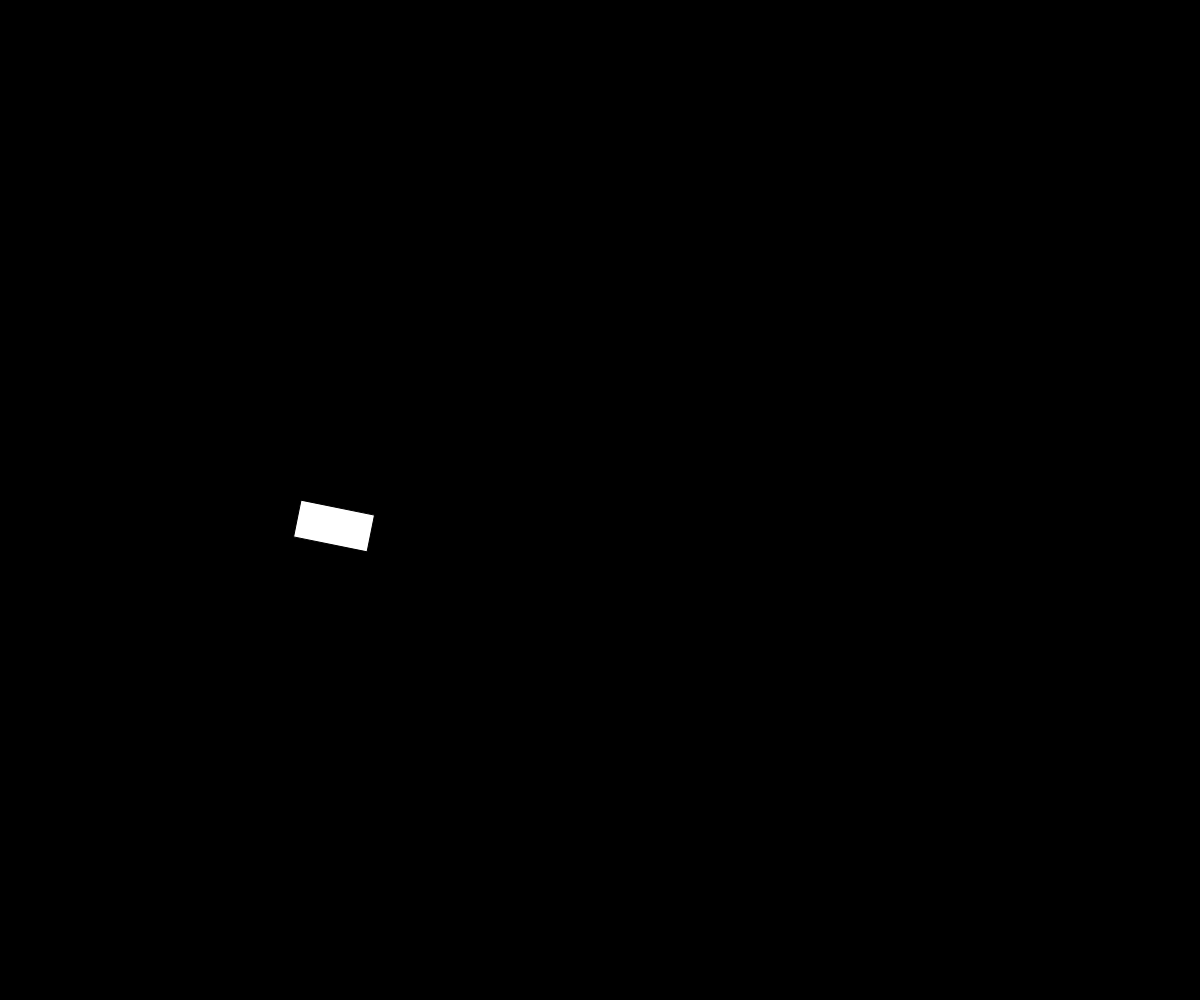
Frame 1 (no input)
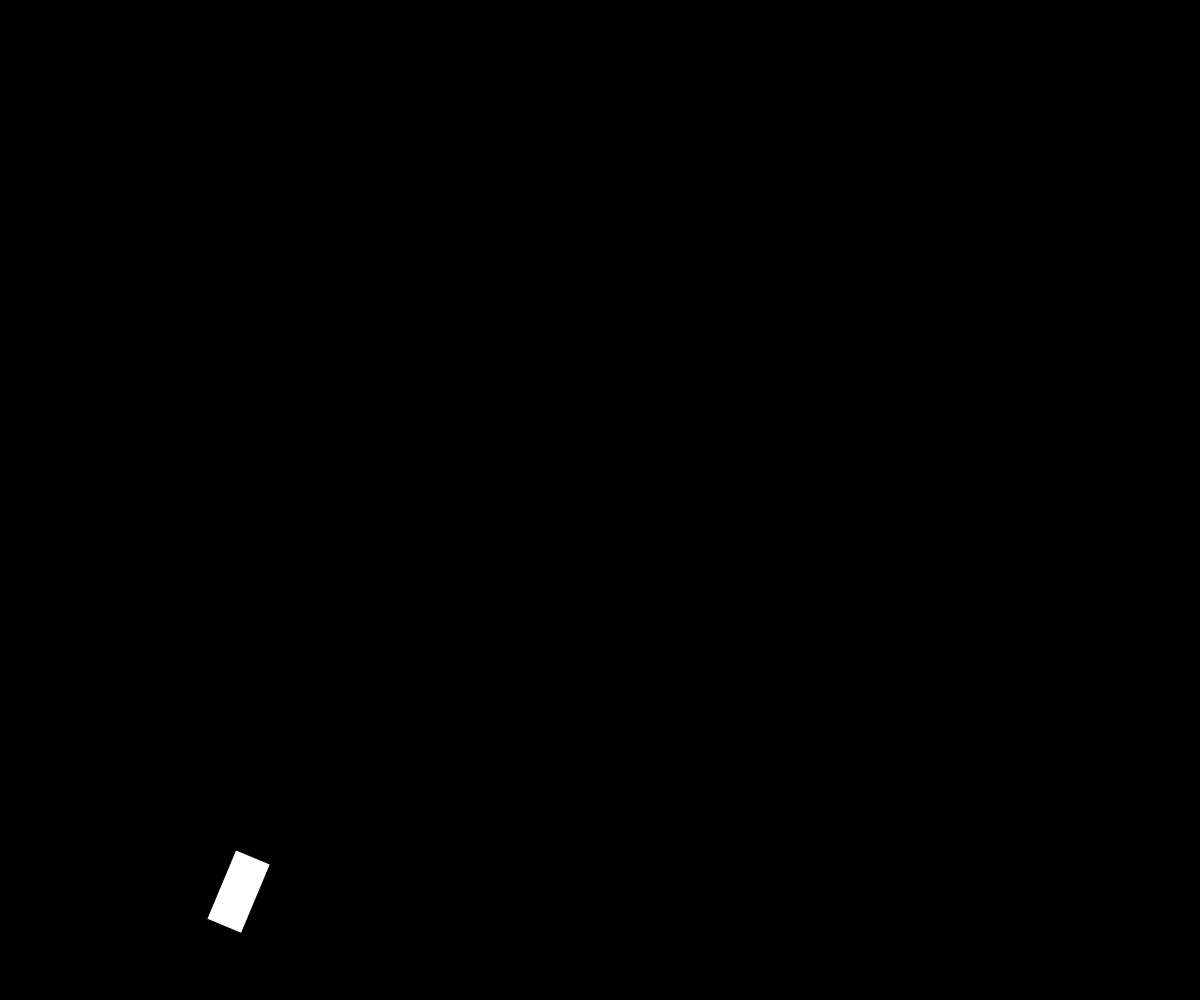
Frame 60 (no input)
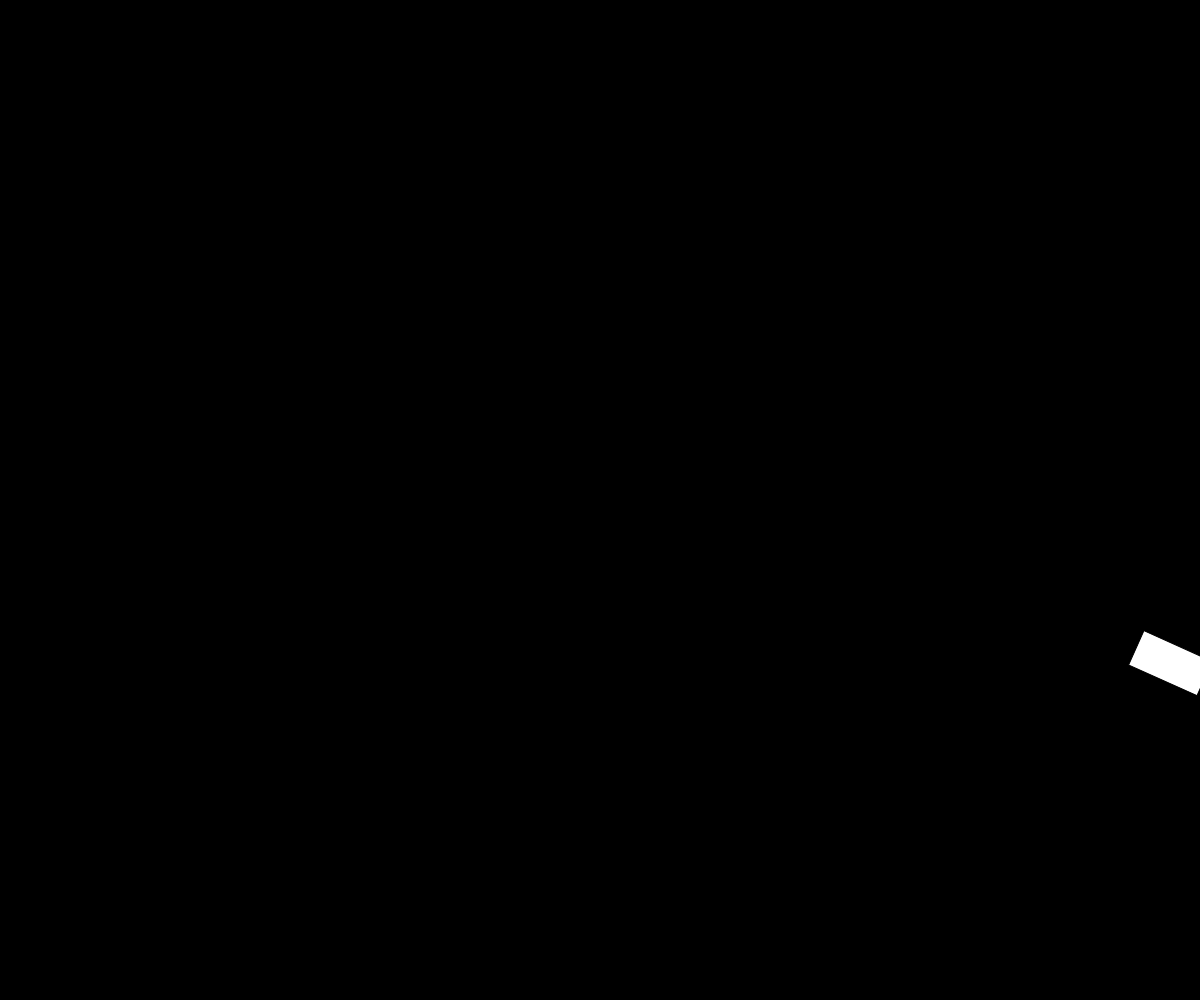
Frame 120 (the mouse pressed at the canvas centre since frame 60)

The p5.js sketch that drew these frames (run headless with seeded random() and noise() and a simulated clock; from frame 60 on, the mouse is pressed at the canvas centre):

// p5.js sketch
// ── sketch.js
function setup() {
  createCanvas(windowWidth, windowHeight);
  mover = new Mover(width / 4, height / 2, 5);
}

function draw() {
  background(0);

  let gravity = createVector(0, 0.2 * mover.mass);
  mover.applyForce(gravity);

  mover.applyLift(0.01); // Appliquer la portance

  mover.update();
  mover.checkEdges();
  mover.show();
}
// ── mover.js
class Mover {
  constructor(x, y, m) {
    this.mass = m;
    this.len = m * 15;
    this.h = this.len / 2;
    this.position = createVector(x, y);
    this.velocity = createVector(1, 0); // On démarre avec une vitesse horizontale
    this.acceleration = createVector(0, 0);
    this.maxSpeed = 15;
  }

  applyForce(force) {
    let f = p5.Vector.div(force, this.mass);
    this.acceleration.add(f);
  }

  update() {
    if (keyIsDown(RIGHT_ARROW)) {
      this.acceleration.x += 0.1;
    }
    if (keyIsDown(LEFT_ARROW)) {
      this.acceleration.x -= 0.1;
    }

    this.velocity.add(this.acceleration);
    this.velocity.limit(this.maxSpeed);
    this.position.add(this.velocity);
    this.acceleration.mult(0);
  }

  applyLift(liftCoeff) {
    let speed = this.velocity.mag();
    let liftMagnitude = liftCoeff * speed * speed;

    // Créer un vecteur perpendiculaire à la vitesse
    let lift = createVector(-this.velocity.y, this.velocity.x);
    lift.setMag(liftMagnitude);

    this.applyForce(lift);
  }

  checkEdges() {
    if (this.position.y > height - this.h) {
      this.position.y = height - this.h;
      this.velocity.y *= -0.7; // Rebond léger
    }
    if (this.position.y < 0) {
      this.position.y = 0;
      this.velocity.y *= -0.7;
    }
    if (this.position.x > width) {
      this.position.x = 0;
    } else if (this.position.x < 0) {
      this.position.x = width;
    }
  }

  show() {
    fill(255);
    stroke(0);
    push();
    translate(this.position.x, this.position.y);
    rotate(this.velocity.heading()); // Faire pivoter l'avion selon sa direction
    rect(0, 0, this.len, this.h);
    pop();
  }
}
